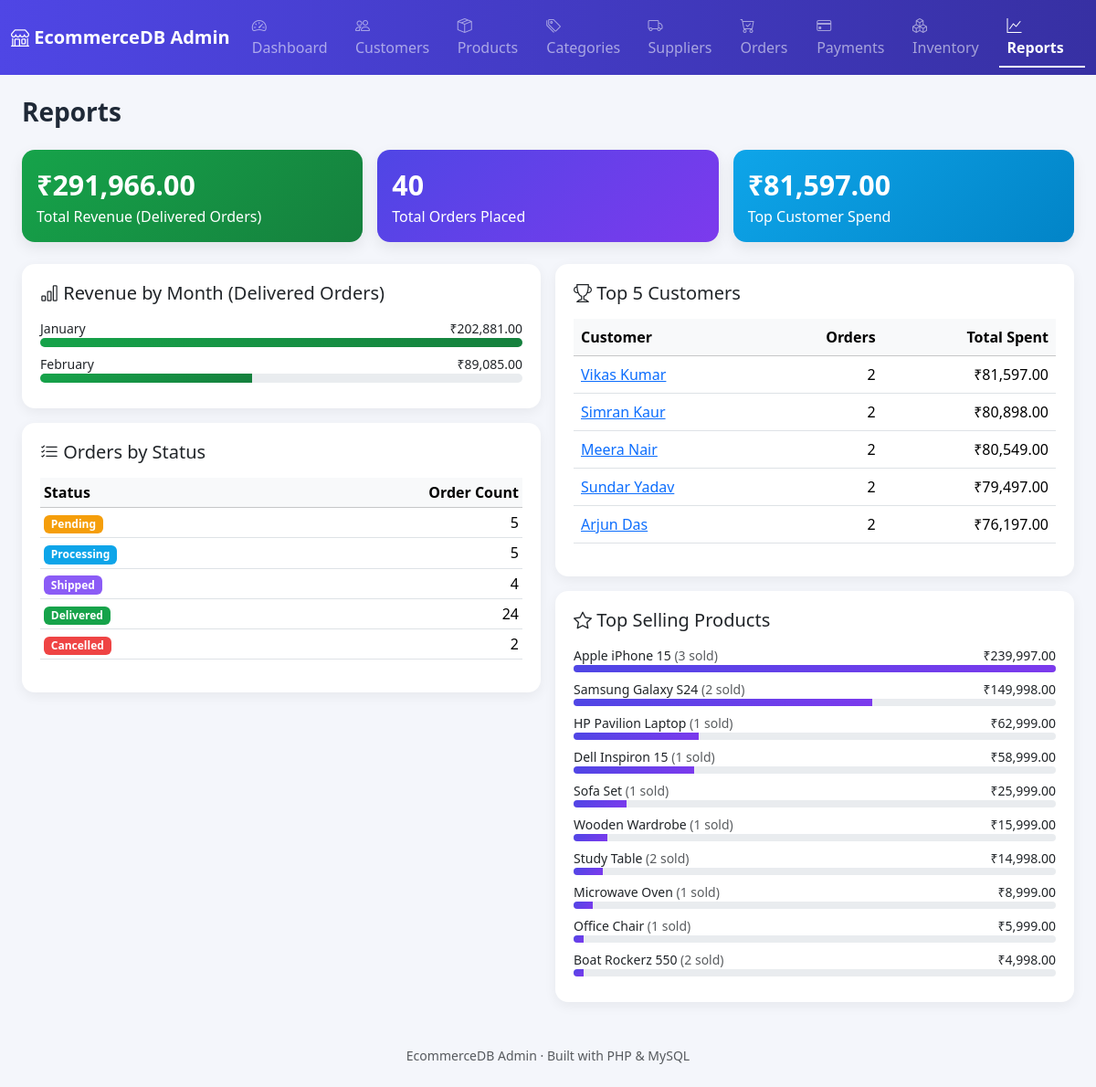
The app's page /reports.php with its own data.
### tables this page shows
CREATE TABLE Customers(
CustomerID INT AUTO_INCREMENT PRIMARY KEY,
FirstName VARCHAR(50) NOT NULL,
LastName VARCHAR(50) NOT NULL,
Email VARCHAR(100) NOT NULL UNIQUE,
Phone VARCHAR(15) UNIQUE,
Address VARCHAR(255),
City VARCHAR(50),
State VARCHAR(50),
Country VARCHAR(50),
CreatedAt TIMESTAMP DEFAULT CURRENT_TIMESTAMP
);

### config.php (called while the page is built, shortened)
<?php
function h($value) {
    return htmlspecialchars((string)$value, ENT_QUOTES, 'UTF-8');
}
function money($amount) {
    return '₹' . number_format((float)$amount, 2);
}

### reports.php (the view, shortened to what this page needs)
<?php
require 'config.php';
$totalRevenue = $pdo->query("
    SELECT COALESCE(SUM(oi.Quantity * oi.UnitPrice),0)
    FROM OrderItems oi
    JOIN Orders o ON oi.OrderID = o.OrderID
    WHERE o.Status = 'Delivered'
")->fetchColumn();
$totalOrders = $pdo->query("SELECT COUNT(*) FROM Orders")->fetchColumn();
$monthlyRevenue = $pdo->query("
    SELECT DATE_FORMAT(o.OrderDate, '%Y-%m') AS YearMonth,
           MONTHNAME(o.OrderDate) AS MonthName,
           SUM(oi.Quantity * oi.UnitPrice) AS Revenue
    FROM Orders o
    JOIN OrderItems oi ON oi.OrderID = o.OrderID
    WHERE o.Status = 'Delivered'
    GROUP BY YearMonth, MonthName
    ORDER BY YearMonth
")->fetchAll();
$topCustomers = $pdo->query("
    SELECT c.CustomerID, CONCAT(c.FirstName,' ',c.LastName) AS Customer,
           SUM(oi.Quantity * oi.UnitPrice) AS TotalSpent,
           COUNT(DISTINCT o.OrderID) AS Orders
    FROM Customers c
    JOIN Orders o ON c.CustomerID = o.CustomerID
    JOIN OrderItems oi ON oi.OrderID = o.OrderID
    GROUP BY c.CustomerID, c.FirstName, c.LastName
    ORDER BY TotalSpent DESC
    LIMIT 5
")->fetchAll();
$topProducts = $pdo->query("
    SELECT p.ProductName, SUM(oi.Quantity) AS UnitsSold, SUM(oi.Quantity * oi.UnitPrice) AS Revenue
    FROM Products p
    JOIN OrderItems oi ON p.ProductID = oi.ProductID
    GROUP BY p.ProductName
    ORDER BY Revenue DESC
    LIMIT 10
")->fetchAll();
$statusBreakdown = $pdo->query("
    SELECT Status, COUNT(*) AS cnt, SUM(TotalAmount) AS RawTotal
    FROM Orders GROUP BY Status
")->fetchAll();
require 'includes/header.php';
$maxRevenue = 0;
foreach ($monthlyRevenue as $m) $maxRevenue = max($maxRevenue, (float)$m['Revenue']);
$maxProductRevenue = 0;
foreach ($topProducts as $p) $maxProductRevenue = max($maxProductRevenue, (float)$p['Revenue']);
?>
<h3 class="page-title mb-4">Reports</h3>
<div class="row g-3 mb-4">
  <div class="col-md-4">
    <div class="card card-stat bg-grad-3 p-3">
      <div class="stat-value"><?= money($totalRevenue) ?></div>
      <div>Total Revenue (Delivered Orders)</div>
    </div>
  </div>
  <div class="col-md-4">
    <div class="card card-stat bg-grad-1 p-3">
      <div class="stat-value"><?= number_format($totalOrders) ?></div>
      <div>Total Orders Placed</div>
    </div>
  </div>
  <div class="col-md-4">
    <div class="card card-stat bg-grad-2 p-3">
      <div class="stat-value"><?= count($topCustomers) > 0 ? money($topCustomers[0]['TotalSpent']) : money(0) ?></div>
      <div>Top Customer Spend</div>
    </div>
  </div>
</div>
<div class="row g-3">
  <div class="col-lg-6">
    <div class="table-card mb-3">
      <h5 class="mb-3"><i class="bi bi-bar-chart"></i> Revenue by Month (Delivered Orders)</h5>
      <?php foreach ($monthlyRevenue as $m):
          $pct = $maxRevenue > 0 ? round($m['Revenue'] / $maxRevenue * 100) : 0; ?>
        <div class="mb-2">
          <div class="d-flex justify-content-between small">
            <span><?= h($m['MonthName']) ?></span>
            <span><?= money($m['Revenue']) ?></span>
          </div>
          <div class="progress" style="height:10px;">
            <div class="progress-bar bg-grad-3" style="width: <?= $pct ?>%; background: linear-gradient(135deg,#16a34a,#15803d);"></div>
          </div>
        </div>
      <?php endforeach; ?>
    </div>
    <div class="table-card">
      <h5 class="mb-3"><i class="bi bi-list-check"></i> Orders by Status</h5>
      <div class="table-responsive">
        <table class="table table-sm align-middle">
          <thead class="table-light"><tr><th>Status</th><th class="text-end">Order Count</th></tr></thead>
          <tbody>
          <?php foreach ($statusBreakdown as $s): ?>
            <tr>
              <td><span class="badge badge-status-<?= h($s['Status']) ?>"><?= h($s['Status']) ?></span></td>
              <td class="text-end"><?= (int)$s['cnt'] ?></td>
            </tr>
          <?php endforeach; ?>
          </tbody>
        </table>
      </div>
    </div>
  </div>
  <div class="col-lg-6">
    <div class="table-card mb-3">
      <h5 class="mb-3"><i class="bi bi-trophy"></i> Top 5 Customers</h5>
      <div class="table-responsive">
        <table class="table table-hover align-middle">
          <thead class="table-light"><tr><th>Customer</th><th class="text-end">Orders</th><th class="text-end">Total Spent</th></tr></thead>
          <tbody>
          <?php foreach ($topCustomers as $c): ?>
            <tr>
              <td><a href="customer_form.php?id=<?= (int)$c['CustomerID'] ?>"><?= h($c['Customer']) ?></a></td>
              <td class="text-end"><?= (int)$c['Orders'] ?></td>
              <td class="text-end"><?= money($c['TotalSpent']) ?></td>
            </tr>
          <?php endforeach; ?>
          </tbody>
        </table>
      </div>
    </div>
    <div class="table-card">
      <h5 class="mb-3"><i class="bi bi-star"></i> Top Selling Products</h5>
      <?php foreach ($topProducts as $p):
          $pct = $maxProductRevenue > 0 ? round($p['Revenue'] / $maxProductRevenue * 100) : 0; ?>
        <div class="mb-2">
          <div class="d-flex justify-content-between small">
            <span><?= h($p['ProductName']) ?> <span class="text-muted">(<?= (int)$p['UnitsSold'] ?> sold)</span></span>
            <span><?= money($p['Revenue']) ?></span>
          </div>
          <div class="progress" style="height:8px;">
            <div class="progress-bar" style="width: <?= $pct ?>%; background: linear-gradient(135deg,#4f46e5,#7c3aed);"></div>
          </div>
        </div>
      <?php endforeach; ?>
    </div>
  </div>
</div>
<?php require 'includes/footer.php'; ?>

### assets/style.css (style rules this page uses)
:root { --brand: #4f46e5; --brand-dark: #3730a3; }
body { background-color: #f4f6fb; font-family: 'Segoe UI', system-ui, -apple-system, sans-serif; }
.card-stat { border: none; border-radius: 14px; color: #fff; box-shadow: 0 6px 16px rgba(0,0,0,0.08); }
.card-stat .stat-value { font-size: 1.9rem; font-weight: 700; }
.bg-grad-1 { background: linear-gradient(135deg,#4f46e5,#7c3aed); }
.bg-grad-2 { background: linear-gradient(135deg,#0ea5e9,#0284c7); }
.bg-grad-3 { background: linear-gradient(135deg,#16a34a,#15803d); }
.table-card { background: #fff; border-radius: 14px; box-shadow: 0 4px 14px rgba(0,0,0,0.06); padding: 1.25rem; }
.badge-status-Pending { background:#f59e0b; }
.badge-status-Processing { background:#0ea5e9; }
.badge-status-Shipped { background:#8b5cf6; }
.badge-status-Delivered { background:#16a34a; }
.badge-status-Cancelled { background:#ef4444; }
.page-title { font-weight: 700; color: #1f2937; }

### records on screen
customers: Customer "Vikas Kumar", Orders "2", TotalSpent "₹81,597.00"
customers: Customer "Simran Kaur", Orders "2", TotalSpent "₹80,898.00"
customers: Customer "Meera Nair", Orders "2", TotalSpent "₹80,549.00"
customers: Customer "Sundar Yadav", Orders "2", TotalSpent "₹79,497.00"
customers: Customer "Arjun Das", Orders "2", TotalSpent "₹76,197.00"

### other values on screen
money($totalRevenue) "₹291,966.00"
$totalOrders "40"
money($topCustomers[0]['TotalSpent']) "₹81,597.00"
$m['MonthName'] "January"
money($m['Revenue']) "₹202,881.00"
$m['MonthName'] "February"
money($m['Revenue']) "₹89,085.00"
$s['Status'] "Pending"
$s['cnt'] "5"
$s['Status'] "Processing"
$s['Status'] "Shipped"
$s['cnt'] "4"
$s['Status'] "Delivered"
$s['cnt'] "24"
$s['Status'] "Cancelled"
